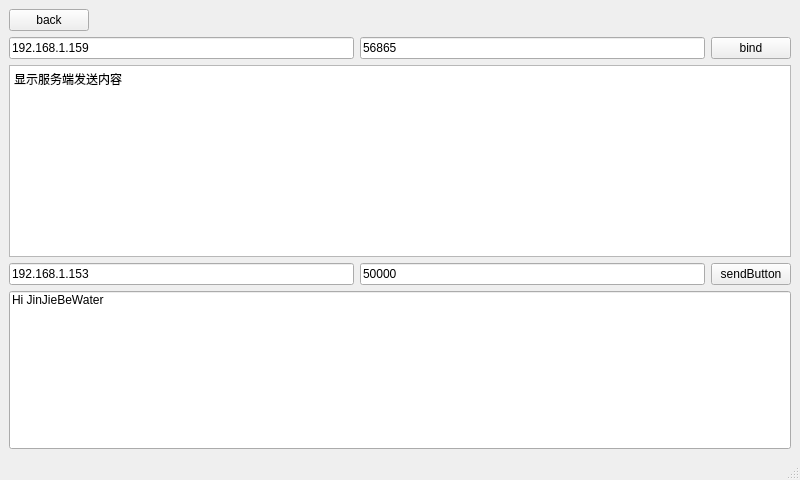
<?xml version="1.0" encoding="UTF-8"?>
<ui version="4.0">
 <class>udpMW</class>
 <widget class="QMainWindow" name="udpMW">
  <property name="geometry">
   <rect>
    <x>0</x>
    <y>0</y>
    <width>800</width>
    <height>480</height>
   </rect>
  </property>
  <property name="windowTitle">
   <string>MainWindow</string>
  </property>
  <widget class="QWidget" name="centralwidget">
   <layout class="QGridLayout" name="gridLayout">
    <item row="0" column="0">
     <layout class="QHBoxLayout" name="header">
      <item>
       <widget class="QPushButton" name="backButton">
        <property name="sizePolicy">
         <sizepolicy hsizetype="Maximum" vsizetype="Minimum">
          <horstretch>0</horstretch>
          <verstretch>0</verstretch>
         </sizepolicy>
        </property>
        <property name="text">
         <string>back</string>
        </property>
       </widget>
      </item>
      <item>
       <spacer name="horizontalSpacer_2">
        <property name="orientation">
         <enum>Qt::Horizontal</enum>
        </property>
        <property name="sizeHint" stdset="0">
         <size>
          <width>40</width>
          <height>20</height>
         </size>
        </property>
       </spacer>
      </item>
     </layout>
    </item>
    <item row="1" column="0">
     <layout class="QHBoxLayout" name="baseConfig">
      <item>
       <widget class="QLineEdit" name="addressEdit">
        <property name="sizePolicy">
         <sizepolicy hsizetype="Expanding" vsizetype="Maximum">
          <horstretch>0</horstretch>
          <verstretch>0</verstretch>
         </sizepolicy>
        </property>
        <property name="text">
         <string>192.168.1.159</string>
        </property>
        <property name="placeholderText">
         <string>请输入正确ip地址</string>
        </property>
       </widget>
      </item>
      <item>
       <widget class="QLineEdit" name="portEdit">
        <property name="sizePolicy">
         <sizepolicy hsizetype="Expanding" vsizetype="Maximum">
          <horstretch>0</horstretch>
          <verstretch>0</verstretch>
         </sizepolicy>
        </property>
        <property name="text">
         <string>56865</string>
        </property>
        <property name="placeholderText">
         <string>请输入正确端口地址</string>
        </property>
       </widget>
      </item>
      <item>
       <widget class="QPushButton" name="bindButton">
        <property name="sizePolicy">
         <sizepolicy hsizetype="Preferred" vsizetype="Maximum">
          <horstretch>0</horstretch>
          <verstretch>0</verstretch>
         </sizepolicy>
        </property>
        <property name="text">
         <string>bind</string>
        </property>
       </widget>
      </item>
     </layout>
    </item>
    <item row="4" column="0">
     <layout class="QHBoxLayout" name="sendConfig">
      <item>
       <widget class="QLineEdit" name="sendAdderssEdit">
        <property name="text">
         <string>192.168.1.153</string>
        </property>
        <property name="placeholderText">
         <string>请输入要发送的地址</string>
        </property>
       </widget>
      </item>
      <item>
       <widget class="QLineEdit" name="sendPortEdit">
        <property name="text">
         <string>50000</string>
        </property>
        <property name="placeholderText">
         <string>请输入要发送的端口</string>
        </property>
       </widget>
      </item>
      <item>
       <widget class="QPushButton" name="sendButton">
        <property name="sizePolicy">
         <sizepolicy hsizetype="Preferred" vsizetype="Minimum">
          <horstretch>0</horstretch>
          <verstretch>0</verstretch>
         </sizepolicy>
        </property>
        <property name="text">
         <string>sendButton</string>
        </property>
       </widget>
      </item>
     </layout>
    </item>
    <item row="2" column="0">
     <widget class="QPlainTextEdit" name="recvPlainTextEdit">
      <property name="readOnly">
       <bool>true</bool>
      </property>
      <property name="plainText">
       <string>显示服务端发送内容</string>
      </property>
      <property name="placeholderText">
       <string>显示服务端发送内容</string>
      </property>
     </widget>
    </item>
    <item row="5" column="0">
     <widget class="QLineEdit" name="sendEdit">
      <property name="sizePolicy">
       <sizepolicy hsizetype="Expanding" vsizetype="Expanding">
        <horstretch>0</horstretch>
        <verstretch>0</verstretch>
       </sizepolicy>
      </property>
      <property name="text">
       <string>Hi JinJieBeWater</string>
      </property>
      <property name="alignment">
       <set>Qt::AlignLeading|Qt::AlignLeft|Qt::AlignTop</set>
      </property>
      <property name="placeholderText">
       <string>请输入待发送的文本</string>
      </property>
     </widget>
    </item>
   </layout>
  </widget>
  <widget class="QMenuBar" name="menubar">
   <property name="geometry">
    <rect>
     <x>0</x>
     <y>0</y>
     <width>800</width>
     <height>21</height>
    </rect>
   </property>
  </widget>
  <widget class="QStatusBar" name="statusbar"/>
 </widget>
 <resources/>
 <connections/>
</ui>
